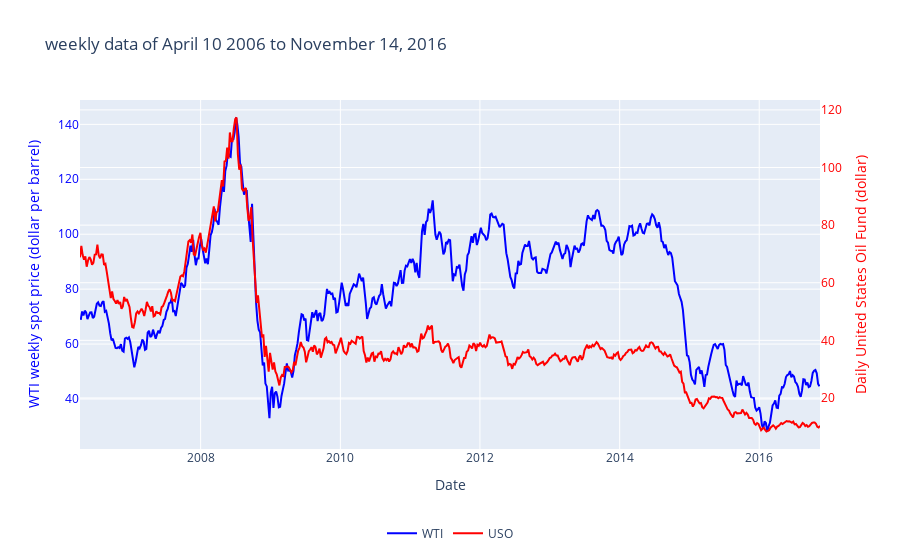

The notebook cell saved with this chart:
### Code cell
fig = go.Figure()

# Ajouter la série WTI
fig.add_trace(
    go.Scatter(
        x=dates_wti,
        y=data_wti[:,1],
        name="WTI",
        mode="lines",
        line=dict(color="blue"),
    )
)

# Ajouter la série USO avec un axe secondaire
fig.add_trace(
    go.Scatter(
        x=dates_uso,
        y=data_uso[:,1],
        name="USO",
        mode="lines",
        line=dict(color="red"),
        yaxis="y2"  # Associe cette trace à l'axe y secondaire
    )
)

# Mise en page pour ajuster les deux axes
fig.update_layout(
    title="weekly data of April 10 2006 to November 14, 2016",
    xaxis=dict(title="Date"),
    yaxis=dict(title="WTI weekly spot price (dollar per barrel)", titlefont=dict(color="blue"), tickfont=dict(color="blue")),
    yaxis2=dict(
        title="Daily United States Oil Fund (dollar)",
        titlefont=dict(color="red"),
        tickfont=dict(color="red"),
        overlaying="y",  # Superpose cet axe sur le premier
        side="right"  # Place cet axe à droite
    ),
    legend=dict(x=0.5, y=-0.2, xanchor="center", orientation="h"),
)

# Afficher le graphique
fig.show()

### Figure 1 — Plotly figure (JSON) as saved in the notebook; plotly's stock layout.template omitted (floating-point values rounded to 4 significant figures; data arrays with more than 128 entries replaced by an {"elided": "..."} marker saying what was removed)
{"data": [{"line": {"color": "blue"}, "mode": "lines", "name": "WTI", "type": "scatter", "x": {"elided": "553 str values"}, "y": {"elided": "553 float values"}}, {"line": {"color": "red"}, "mode": "lines", "name": "USO", "type": "scatter", "x": {"elided": "554 str values"}, "y": {"elided": "554 float values"}, "yaxis": "y2"}], "layout": {"legend": {"orientation": "h", "x": 0.5, "xanchor": "center", "y": -0.2}, "title": {"text": "weekly data of April 10 2006 to November 14, 2016"}, "xaxis": {"title": {"text": "Date"}}, "yaxis": {"tickfont": {"color": "blue"}, "title": {"font": {"color": "blue"}, "text": "WTI weekly spot price (dollar per barrel)"}}, "yaxis2": {"overlaying": "y", "side": "right", "tickfont": {"color": "red"}, "title": {"font": {"color": "red"}, "text": "Daily United States Oil Fund (dollar)"}}}}
